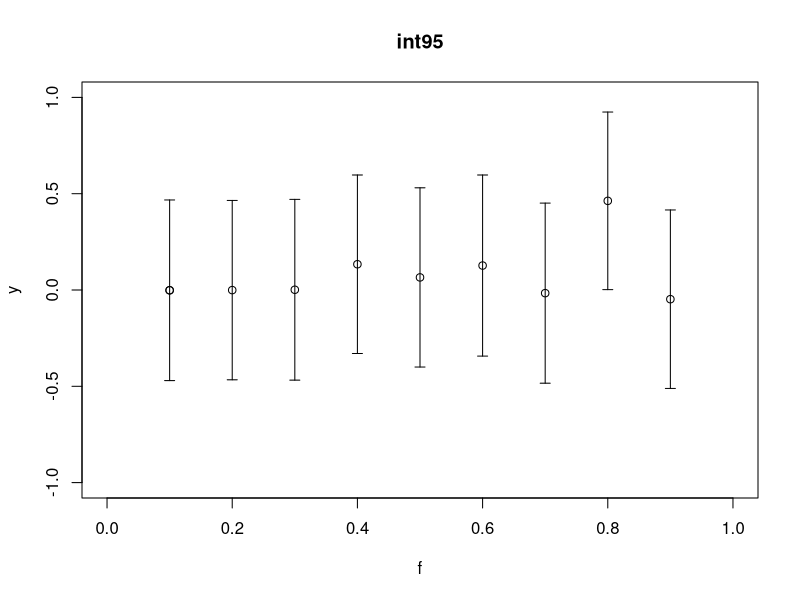
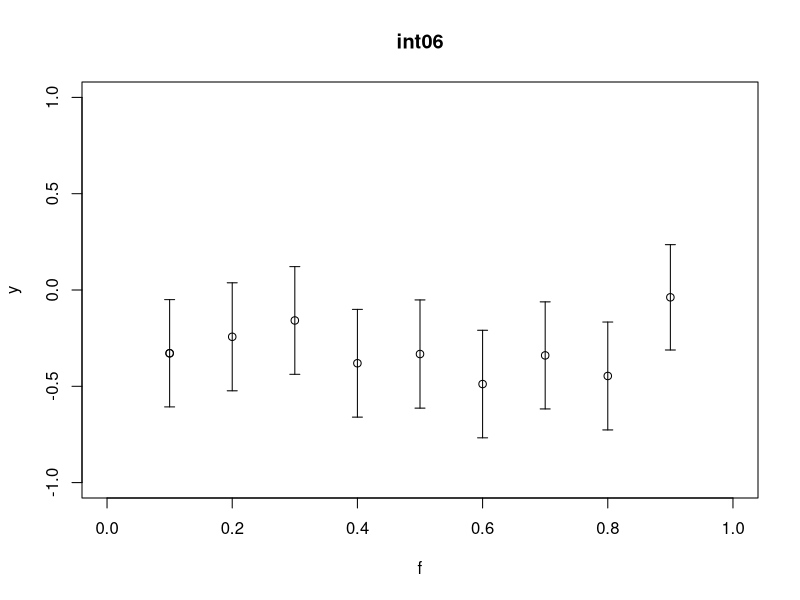
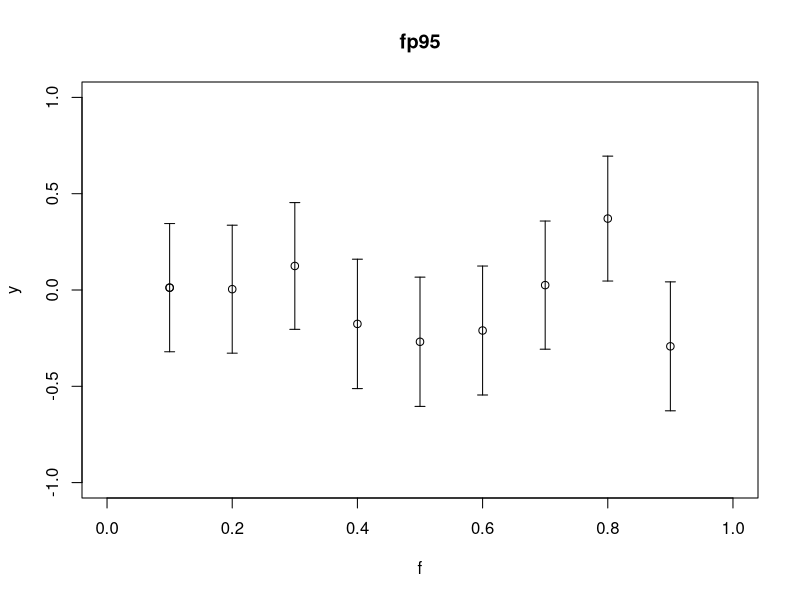
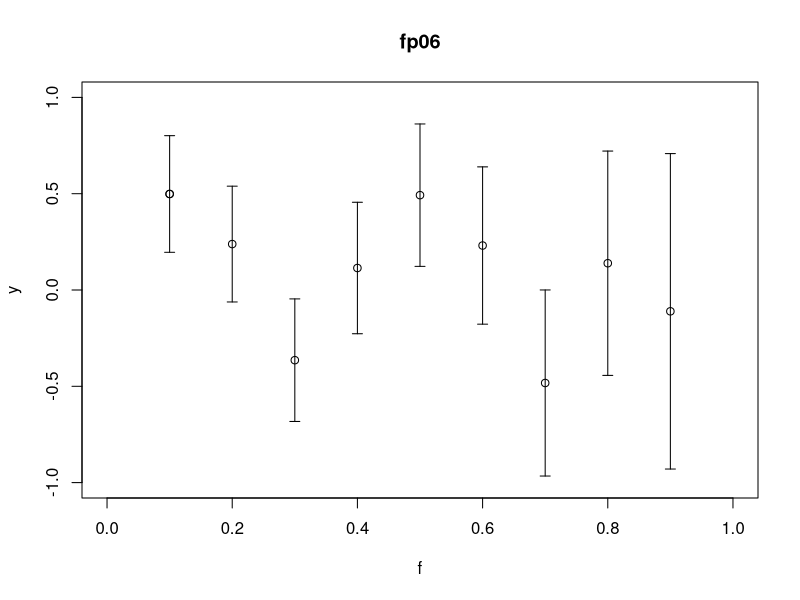

Reproduce these figures in R, in order.
# Before running these functions, make sure the file "all-data.csv" is
# in the local directory.
# Also, within the R environment, change the working directory to the directory
# that contains the data file using the toolbar menu:
# File -> Change dir
#

# Read the data from the csv file.
processors <- read.csv("all-data.csv")


################################################################
#
# This function returns the data from the desired column.
# Example:  clock<-get_column("Fp2000","Processor.Clock..MHz.")

get_column <- function(x,y) {

# x = string with the name of the desired benchmark
# y = desired column
#
# Find the indices of all rows that have an entry for the  
# indicated benchmark
benchmark <- paste(paste("Spec",x,sep=""),"..average.base.",
	sep="")
ix <- !is.na(processors[,benchmark])
return(processors[ix,y])
}
################################################################

################################################################
# This function extracts the interesting data columns for the given benchmark
# program and returns a dataframe with these columns.

extract_data <- function(benchmark) {

temp <- paste(paste("Spec",benchmark,sep=""),"..average.base.", sep="")

# perf = the performance reported in the database
perf <- get_column(benchmark,temp)

#nperf = performance normalized to the overall range
max_perf <- max(perf)
min_perf <- min(perf)
range <- max_perf - min_perf
nperf <- 100 * (perf - min_perf) / range

clock <- get_column(benchmark,"Processor.Clock..MHz.")
threads <- get_column(benchmark,"Threads.core")
cores <- get_column(benchmark,"Cores")
TDP <- get_column(benchmark,"TDP")
transistors <- get_column(benchmark,"Transistors..millions.")
dieSize <- get_column(benchmark,"Die.size..mm.2.")
voltage <- get_column(benchmark,"Voltage..low.")
featureSize <- get_column(benchmark,"Feature.Size..microns.")
channel <- get_column(benchmark,"Channel.length..microns.")
FO4delay <- get_column(benchmark,"FO4.Delay..ps.")
L1icache <- get_column(benchmark,"L1..instruction...on.chip.")
L1dcache <- get_column(benchmark,"L1..data...on.chip.")
L2cache <- get_column(benchmark,"L2..on.chip.")
L3cache <- get_column(benchmark,"L3..on.chip.")

###
clock
threads
cores
TDP
transistors
dieSize
voltage
featureSize
channel
FO4delay
L1icache
L1dcache
L2cache
L3cache
###

return(data.frame(nperf,perf,clock,threads,cores,TDP,transistors,dieSize,voltage,featureSize,channel,FO4delay,L1icache,L1dcache,L2cache,L3cache))

}
################################################################


# Extract a new data frame for each of the benchmark programs available in the data set.

int92.dat <- extract_data("Int1992")
fp92.dat <- extract_data("Fp1992")
int95.dat <- extract_data("Int1995")
fp95.dat <- extract_data("Fp1995")
int00.dat <- extract_data("Int2000")
fp00.dat <- extract_data("Fp2000")
int06.dat <- extract_data("Int2006")
fp06.dat <- extract_data("Fp2006")

# starting lab 5

# PART 1

x <- list(.1,.2,.3,.4,.5,.6,.7,.8,.9)

count <- 1

for (val in x) {

deltaConcat <- 0
  
for (y in 1:100){

rows <- nrow(int95.dat) 
f <- count*0.1
upper_bound <- floor(f * rows)
permuted_int95.dat <- int95.dat[sample(rows) , ]
train.dat <- permuted_int95.dat[1:upper_bound, ]
test.dat <- permuted_int95.dat[(upper_bound+1): rows, ]

int95_new.lm <- lm(int95.dat$nperf ~ int95.dat$clock + 
                    								 int95.dat$cores, 
                   data = train.dat)
predicted.dat <- predict(int95_new.lm, newdata=test.dat)
delta <- predicted.dat - test.dat$nperf

deltaConcat <- c(deltaConcat, delta)

}

# Find the mean and confidence interval for this vector of example data.
val = t.test(deltaConcat, conf.level=0.95)
# Extract the mean of this vector from the confidence interval calculation
y = val$estimate
# Show the two confidence intervals
val$conf.int
# Extract the lower bound of the confidence interval
ylow = val$conf.int[1]
# Extract the upper bound of the confidence interval
yhigh = val$conf.int[2]

if(count==1){
  
  int95 <- plot(f, y, xlim = range(c(0, 1)), ylim = range(c(-1, 1)))
  title(main="int95")
  
}

points(f, y, xlim = range(c(0, 1)), ylim = range(c(-1, 1)))
arrows(f, ylow, f, yhigh, length=0.05, angle=90, code=3)

count <- count + 1

}

# int06

count <- 1

for (val in x) {
  
  deltaConcat <- 0
  
  for (y in 1:100){
    
    rows <- nrow(int06.dat) 
    f <- count*0.1
    upper_bound <- floor(f * rows)
    permuted_int06.dat <- int06.dat[sample(rows) , ]
    train.dat <- permuted_int06.dat[1:upper_bound, ]
    test.dat <- permuted_int06.dat[(upper_bound+1): rows, ]
    
    int06_new.lm <- lm(int06.dat$nperf ~ int06.dat$clock + 
                         								 int06.dat$threads +
                         								 int06.dat$cores +
                         								 int06.dat$TDP +
                         								 int06.dat$channel +
                         								 int06.dat$FO4delay +
                         								 int06.dat$L1icache +
                         								 int06.dat$L2cache,
                       data = train.dat)
    predicted.dat <- predict(int06_new.lm, newdata=test.dat)
    delta <- predicted.dat - test.dat$nperf
    
    deltaConcat <- c(deltaConcat, delta)
    
  }
  
  # Find the mean and confidence interval for this vector of example data.
  val = t.test(deltaConcat, conf.level=0.95)
  # Extract the mean of this vector from the confidence interval calculation
  y = val$estimate
  # Show the two confidence intervals
  val$conf.int
  # Extract the lower bound of the confidence interval
  ylow = val$conf.int[1]
  # Extract the upper bound of the confidence interval
  yhigh = val$conf.int[2]
  
  if(count==1){
    
    int06 <- plot(f, y, xlim = range(c(0, 1)), ylim = range(c(-1, 1)))
    title(main="int06")
    
  }
  
  points(f, y, xlim = range(c(0, 1)), ylim = range(c(-1, 1)))
  arrows(f, ylow, f, yhigh, length=0.05, angle=90, code=3)
  
  count <- count + 1
  
}

# fp95

count <- 1

for (val in x) {
  
  deltaConcat <- 0
  
  for (y in 1:100){
    
    rows <- nrow(fp95.dat) 
    f <- count*0.1
    upper_bound <- floor(f * rows)
    permuted_fp95.dat <- fp95.dat[sample(rows) , ]
    train.dat <- permuted_fp95.dat[1:upper_bound, ]
    test.dat <- permuted_fp95.dat[(upper_bound+1): rows, ]
    
    fp95_new.lm <- lm(fp95.dat$nperf ~ fp95.dat$clock + 
                        fp95.dat$cores, 
                      data = train.dat)
    predicted.dat <- predict(fp95_new.lm, newdata=test.dat)
    delta <- predicted.dat - test.dat$nperf
    
    deltaConcat <- c(deltaConcat, delta)
    
  }
  
  # Find the mean and confidence interval for this vector of example data.
  val = t.test(deltaConcat, conf.level=0.95)
  # Extract the mean of this vector from the confidence interval calculation
  y = val$estimate
  # Show the two confidence intervals
  val$conf.int
  # Extract the lower bound of the confidence interval
  ylow = val$conf.int[1]
  # Extract the upper bound of the confidence interval
  yhigh = val$conf.int[2]
  
  if(count==1){
    
    fp95 <- plot(f, y, xlim = range(c(0, 1)), ylim = range(c(-1, 1)))
    title(main="fp95")
    
  }
  
  points(f, y, xlim = range(c(0, 1)), ylim = range(c(-1, 1)))
  arrows(f, ylow, f, yhigh, length=0.05, angle=90, code=3)
  
  count <- count + 1
  
}

# fp06

count <- 1

for (val in x) {
  
  deltaConcat <- 0
  
  for (y in 1:100){
    
    rows <- nrow(fp06.dat) 
    f <- count*0.1
    upper_bound <- floor(f * rows)
    permuted_fp06.dat <- fp06.dat[sample(rows) , ]
    train.dat <- permuted_fp06.dat[1:upper_bound, ]
    test.dat <- permuted_fp06.dat[(upper_bound+1): rows, ]
    
    fp06_new.lm <- lm(nperf ~ clock + cores, data = train.dat)
    predicted.dat <- predict(fp06_new.lm, newdata=test.dat)
    delta <- predicted.dat - test.dat$nperf
    
    deltaConcat <- c(deltaConcat, delta)
    
  }
  
  # Find the mean and confidence interval for this vector of example data.
  val = t.test(deltaConcat, conf.level=0.95)
  # Extract the mean of this vector from the confidence interval calculation
  y = val$estimate
  # Show the two confidence intervals
  val$conf.int
  # Extract the lower bound of the confidence interval
  ylow = val$conf.int[1]
  # Extract the upper bound of the confidence interval
  yhigh = val$conf.int[2]
  
  if(count==1){
    
    fp06 <- plot(f, y, xlim = range(c(0, 1)), ylim = range(c(-1, 1)))
    title(main="fp06")
    
  }
  
  points(f, y, xlim = range(c(0, 1)), ylim = range(c(-1, 1)))
  arrows(f, ylow, f, yhigh, length=0.05, angle=90, code=3)
  
  count <- count + 1
  
}

# PART 2

#int95 into fp95

count <- 1

  deltaConcat <- 0
  
  for (y in 1:100){
    
    int95_new.lm <- lm(nperf ~ clock + cores, data = int95.dat)
    predicted.dat <- predict(int95_new.lm, newdata=fp95.dat)
    delta <- predicted.dat - test.dat$nperf
    
    deltaConcat <- c(deltaConcat, delta)
    
  }
  
  # Find the mean and confidence interval for this vector of example data.
  val = t.test(deltaConcat, conf.level=0.95)
  # Extract the mean of this vector from the confidence interval calculation
  y = val$estimate
  # Show the two confidence intervals
  val$conf.int
  # Extract the lower bound of the confidence interval
  ylow = val$conf.int[1]
  # Extract the upper bound of the confidence interval
  yhigh = val$conf.int[2]
  
  print("LOL")
  
  print(val)
  

#int06 into fp06
  
  deltaConcat <- 0
  
  for (y in 1:100){
    
    int06_new.lm <- lm(int06.dat$nperf ~ int06.dat$clock + 
                         								 int06.dat$threads +
                         								 int06.dat$cores +
                         								 int06.dat$TDP +
                         								 int06.dat$channel +
                         								 int06.dat$FO4delay +
                         								 int06.dat$L1icache +
                         								 int06.dat$L2cache,
                       data = int06.dat)
    predicted.dat <- predict(int06_new.lm, newdata=fp06.dat)
    delta <- predicted.dat - test.dat$nperf
    
    deltaConcat <- c(deltaConcat, delta)
    
  }
  
  # Find the mean and confidence interval for this vector of example data.
  val = t.test(deltaConcat, conf.level=0.95)
  # Extract the mean of this vector from the confidence interval calculation
  y = val$estimate
  # Show the two confidence intervals
  val$conf.int
  # Extract the lower bound of the confidence interval
  ylow = val$conf.int[1]
  # Extract the upper bound of the confidence interval
  yhigh = val$conf.int[2]
  
  print("LOL")
  
  print(val)
  


